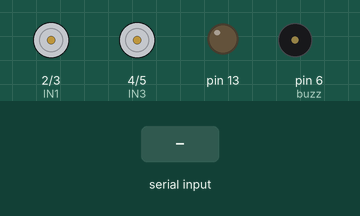
Bench run of a sketch on a simulated Arduino Uno, built with avr-gcc and run on an emulated ATmega328P. Parts: motor-driver pin pairs drawn as motors (green arrow = first pin HIGH = forward, orange = second pin HIGH = backward, longer = more drive, scaled by the enable pin), output pins drawn as LEDs (lit = HIGH), buzzer (waves = sounding, pin HIGH). The inputs (shaded band) are chosen by the test bench.

Above: at 1.2 s.
1.3 s: "d" received over Serial
At 1.6 s:
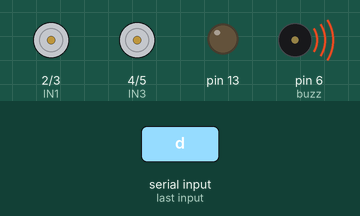
2.8 s: "1" received over Serial
4.3 s: "2" received over Serial
Timing chart, 0 to 7.3 s (numbered marks = the images above; inputs shaded):
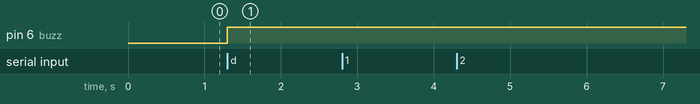

The sketch:

arduino.ino
```cpp
/* set up l298 input pin on IN1 - 2 , IN2 - 3 , IN3 - 4 , IN4 - 5 */
#define IN1   (2)
#define IN2   (3)
#define IN3   (4)
#define IN4   (5)
#define buzz  (6)
#define ENL   (9)
#define ENR   (10)

int f = 0;
int speedValue;
void setup()
{
  Serial.begin(9600);
  pinMode(13, OUTPUT);
  /* set up l298 input pin as Output pin*/
  pinMode(IN1, OUTPUT);
  pinMode(IN2, OUTPUT);
  pinMode(IN3, OUTPUT);
  pinMode(IN4, OUTPUT);
  pinMode(buzz,  OUTPUT);

  pinMode(ENL, OUTPUT);
  pinMode(ENR, OUTPUT);

  analogWrite(ENL, 0);
  analogWrite(ENR, 0);

}

void loop()
{

  f = Serial.read();

  if (f <= 20 && f >= 0)
  {
    f = f * 12.75;
    analogWrite(ENL, f);
    analogWrite(ENR, f);
    Forward_Motion();
  }
  else if (f <= 42 && f >= 22)
  {
    f = (f - 22) * 12.75;
    analogWrite(ENL, f);
    analogWrite(ENR, f);
    Backward_Motion();
  }
  else if (f <= 64 && f >= 44)
  {
    f = (f - 44) * 12.75;
    analogWrite(ENL, f);
    analogWrite(ENR, f);
    Left_Motion();
  }
  else if (f <= 86 && f >= 66)
  {
    f = (f - 66) * 12.75;
    analogWrite(ENL, f);
    analogWrite(ENR, f);
    Right_Motion();
  }
  else if (f == 100)
  {
    digitalWrite(buzz, HIGH);
  }
  else if (f == 120)
  {
    digitalWrite(buzz, LOW);
  }

  else
  {
    Stop_Motion();
    analogWrite(ENL, 0);
    analogWrite(ENR, 0);
  }

}


void Forward_Motion(void)
{
  digitalWrite(IN1, HIGH);
  digitalWrite(IN2, LOW);
  digitalWrite(IN3, HIGH);
  digitalWrite(IN4, LOW);
}
void Backward_Motion(void)
{
  digitalWrite(IN1, LOW);
  digitalWrite(IN2, HIGH);
  digitalWrite(IN3, LOW);
  digitalWrite(IN4, HIGH);
}
void Left_Motion(void)
{
  digitalWrite(IN1, HIGH);
  digitalWrite(IN2, LOW);
  digitalWrite(IN3, LOW);
  digitalWrite(IN4, HIGH);
}
void Right_Motion(void)
{
  digitalWrite(IN1, LOW);
  digitalWrite(IN2, HIGH);
  digitalWrite(IN3, HIGH);
  digitalWrite(IN4, LOW);
}
void Stop_Motion(void)
{
  digitalWrite(IN1, LOW);
  digitalWrite(IN2, LOW);
  digitalWrite(IN3, LOW);
  digitalWrite(IN4, LOW);
}
```

Measured:
- after the input at 1.3 s, pin 6 (buzz): LOW → HIGH at once
